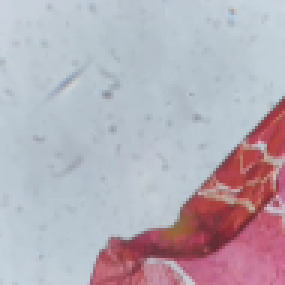
#> input picture images/a1.png, 95 x 95 px, found by its file name (shown 3 times larger); its folder holds 3 pictures in this run
$ python Vis.py
#> lines starting #> are read from the running program, lines starting #| are printed output that depends on the picture
import cv2
import numpy as np
import os

def load_images_from_folder(folder):
    images = []
    filenames = sorted(os.listdir(folder))
    for filename in filenames:
        img = cv2.imread(os.path.join(folder, filename))
        if img is not None:
            images.append((filename, img))
    return images

def match_descriptors(desc1, desc2):
    bf = cv2.BFMatcher(cv2.NORM_L2, crossCheck=True)
    matches = bf.match(desc1, desc2)
    matches = sorted(matches, key=lambda x: x.distance)
    return matches

def compute_translation(matches, kp1, kp2):
    src_pts = np.float32([kp1[m.queryIdx].pt for m in matches]).reshape(-1, 2)
    dst_pts = np.float32([kp2[m.trainIdx].pt for m in matches]).reshape(-1, 2)

    translation = -np.mean(dst_pts - src_pts, axis=0)
    translation[0] = 0  # Assume translation only in the y-axis
    return translation, matches

def draw_matches(images, keypoints_and_descriptors, matches_list):
    num_images = len(images)
    height, width, _ = images[0][1].shape

    table_image = np.zeros((height * num_images, width * 3, 3), dtype=np.uint8)

    for i in range(num_images):
        filename, img = images[i]
        kp = keypoints_and_descriptors[i][0]

        img_with_kp = cv2.drawKeypoints(img, kp, None, color=(255, 0, 0))
        table_image[i * height:(i + 1) * height, width:2 * width] = img_with_kp

        if i < num_images - 1:
            kp2 = keypoints_and_descriptors[i + 1][0]
            matches = matches_list[i]

            img_matches = np.copy(img)
            for match in matches:
                pt1 = (int(kp[match.queryIdx].pt[0]), int(kp[match.queryIdx].pt[1]))
                pt2 = (int(kp2[match.trainIdx].pt[0]), int(kp2[match.trainIdx].pt[1]))
                cv2.circle(img_matches, pt1, 5, (255, 0, 0), -1)
                cv2.line(img_matches, pt1, pt2, (0, 255, 0), 2)

            table_image[i * height:(i + 1) * height, 2 * width:] = img_matches

        cv2.putText(table_image, filename, (10, i * height + 30), cv2.FONT_HERSHEY_SIMPLEX, 1, (255, 255, 255), 2, cv2.LINE_AA)

    return table_image

def combine_images(images, translations):
    height, width, _ = images[0][1].shape
    total_translation = np.cumsum(translations, axis=0)
    max_translation = np.max(np.vstack((total_translation, [[0, 0]])), axis=0).astype(int)
    min_translation = np.min(np.vstack((total_translation, [[0, 0]])), axis=0).astype(int)

    canvas_width = width
    canvas_height = height + (max_translation[1] - min_translation[1])

    canvas = np.zeros((canvas_height, canvas_width, 3), dtype=np.uint8)

    y_offset = -min_translation[1]
    canvas[y_offset:y_offset + height, 0:width] = images[0][1]

    current_y = y_offset

    for i in range(1, len(images)):
        current_y += translations[i - 1][1]
        y_offset_int = int(current_y)
        canvas[y_offset_int:y_offset_int + height, 0:width] = images[i][1]
        cv2.imshow(f"Stitched Progress {i}", canvas)
        cv2.waitKey(0)  # Wait for a key press to view each step

    return canvas

def main():
    folder = "images"
    images = load_images_from_folder(folder)
#> in load_images_from_folder, img is the input picture: shape (95, 95, 3); mean B, G, R 183.5, 173.3, 182.2
#> images = 3 items
    if len(images) == 0:
        print("No images to stitch!")
        return

    sift = cv2.SIFT_create()

    keypoints_and_descriptors = []
    for _, img in images:
        keypoints, descriptors = sift.detectAndCompute(img, None)
        keypoints_and_descriptors.append((keypoints, descriptors))
#> this loop made 3 passes
#> after the loop, keypoints_and_descriptors = 3 items

    matches_list = []
    translations = []
    for i in range(len(images) - 1):
        matches = match_descriptors(keypoints_and_descriptors[i][1], keypoints_and_descriptors[i + 1][1])
        translation, matches = compute_translation(matches, keypoints_and_descriptors[i][0], keypoints_and_descriptors[i + 1][0])
        matches_list.append(matches)
        translations.append(translation)
#> this loop made 2 passes
#> (matches, translation) on passes 1 to 2: (14 matches, [0, 51.62]), (14 matches, [0, 16.68])
#> after the loop, matches_list = 2 matches; translations = [[0, 51.62], [0, 16.68]]

    table_image = draw_matches(images, keypoints_and_descriptors, matches_list)
#> in draw_matches, `num_images = len(images)`: num_images = 3
#> the loop in draw_matches, `for i in range(num_images):` made 3 passes
#> (filename, matches) on passes 1 to 2: ('a1.png', 14 matches), ('a2.png', 14 matches)
#> filename on pass 3: 'a3.png'
#> pass 1, in draw_matches, `img_with_kp = cv2.drawKeypoints(img, kp, None, color=(255, 0, 0))`:
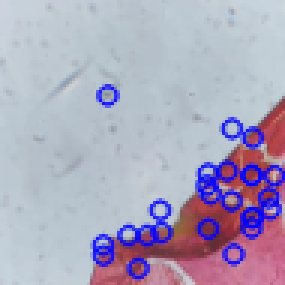
#> img_with_kp: shape (95, 95, 3) (shown 3 times larger); mean B, G, R 190.5, 166.5, 172.5
#> pass 2, in draw_matches, `img_with_kp = cv2.drawKeypoints(img, kp, None, color=(255, 0, 0))`:
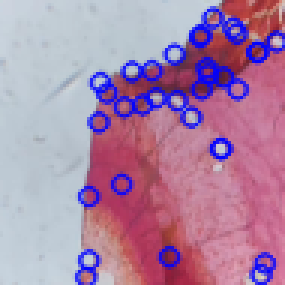
#> img_with_kp: shape (95, 95, 3) (shown 3 times larger); mean B, G, R 167.1, 132.8, 171.9
#> after the loop in draw_matches, `for i in range(num_images):`:
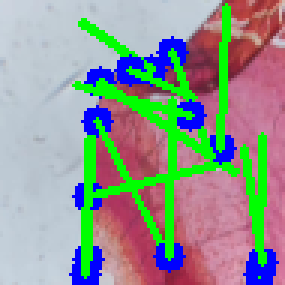
#> img_matches: shape (95, 95, 3) (shown 3 times larger); mean B, G, R 145.4, 151.8, 144.2
#> after the loop in draw_matches, `for i in range(num_images):`:
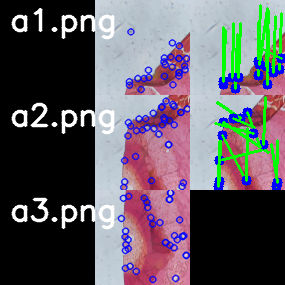
#> table_image: shape (285, 285, 3); mean B, G, R 98.2, 90.6, 95.6
    cv2.imshow("Keypoints and Matches Table", table_image)
    cv2.waitKey(0)

    result = combine_images(images, translations)
#> in combine_images, `total_translation = np.cumsum(translations, axis=0)`: total_translation = [[0, 51.62], [0, 68.3]]
#> in combine_images, `max_translation = np.max(np.vstack((total_translation, [[0, 0]])), axi..`: max_translation = [0, 68]
#> in combine_images, `min_translation = np.min(np.vstack((total_translation, [[0, 0]])), axi..`: min_translation = [0, 0]
#> in combine_images, `canvas_height = height + (max_translation[1] - min_translation[1])`: canvas_height = 163
#> in combine_images, `y_offset = -min_translation[1]`: y_offset = 0
#> in combine_images, `canvas[y_offset:y_offset + height, 0:width] = images[0][1]`:
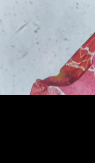
#> canvas: shape (163, 95, 3); mean of channels 0, 1, 2 106.9, 101, 106.2; drawn as B, G, R
#> the loop in combine_images, `for i in range(1, len(images)):` made 2 passes
#> (current_y, y_offset_int) on passes 1 to 2: (51.62, 51), (68.3, 68)
#> pass 1, in combine_images, `cv2.imshow(f"Stitched Progress {i}", canvas)`:
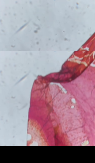
#> window 'Stitched Progress 1': shape (163, 95, 3); mean B, G, R 155, 142.3, 165.2
#> pass 2, in combine_images, `cv2.imshow(f"Stitched Progress {i}", canvas)`:
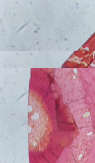
#> window 'Stitched Progress 2': shape (163, 95, 3); mean B, G, R 170.6, 155.8, 187.3
#> after the loop in combine_images, `for i in range(1, len(images)):`: current_y = 68.3

    cv2.imwrite("stitched_image.jpg", result)
    cv2.imshow("Stitched Image", result)
    cv2.waitKey(0)
    cv2.destroyAllWindows()

if __name__ == "__main__":
    main()
